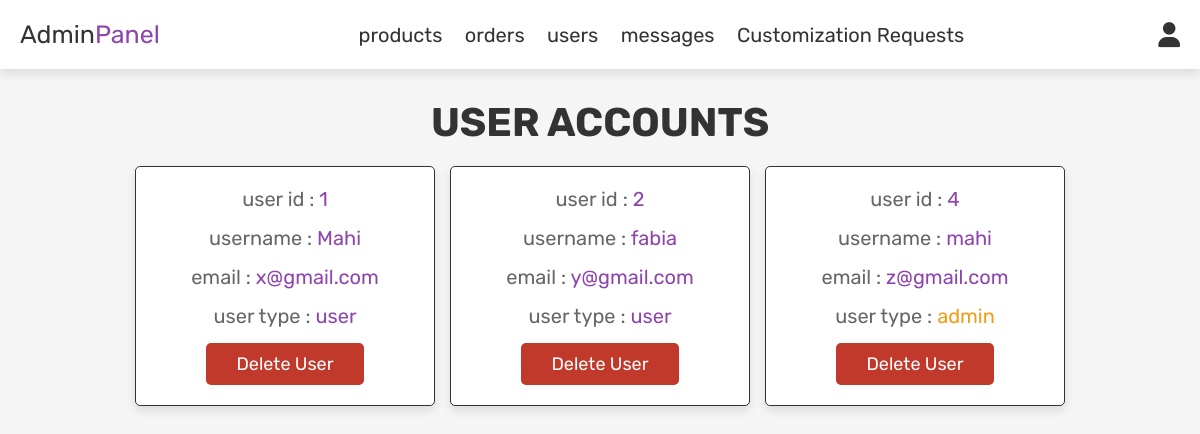
/admin_users.php (signed in), run on the app's committed database.
### tables this page shows
CREATE TABLE `users` (
  `id` int(100) NOT NULL,
  `name` varchar(100) NOT NULL,
  `email` varchar(100) NOT NULL,
  `password` varchar(100) NOT NULL,
  `user_type` varchar(20) NOT NULL DEFAULT 'user'
);

### admin_users.php (the view, shortened to what this page needs)
<?php
include 'config.php';
?>
<!DOCTYPE html>
<html lang="en">
<head>
   <link rel="stylesheet" href="https://cdnjs.cloudflare.com/ajax/libs/font-awesome/6.0.0/css/all.min.css">
   <link rel="stylesheet" href="css/admin_style.css">
</head>
<body>
<?php include 'admin_header.php'; ?>
<section class="users">
   <h1 class="title"> user accounts </h1>
   <div class="box-container">
      <?php
         $select_users = mysqli_query($conn, "SELECT * FROM `users`") or die('query failed');
         while($fetch_users = mysqli_fetch_assoc($select_users)){
      ?>
      <div class="box">
         <p> user id : <span><?php echo $fetch_users['id']; ?></span> </p>
         <p> username : <span><?php echo $fetch_users['name']; ?></span> </p>
         <p> email : <span><?php echo $fetch_users['email']; ?></span> </p>
         <p> user type : <span style="color:<?php if($fetch_users['user_type'] == 'admin'){ echo 'var(--orange)'; } ?>"><?php echo $fetch_users['user_type']; ?></span> </p>
         <a href="admin_users.php?delete=<?php echo $fetch_users['id']; ?>" onclick="return confirm('delete this user?');" class="delete-btn">delete user</a>
      </div>
      <?php
         };
      ?>
   </div>
</section>
</body>
</html>

### css/admin_style.css (style rules this page uses)
:root { --purple:#8e44ad; --red:#c0392b; --orange:#f39c12; --black:#333; --white:#fff; --light-color:#666; --light-white:#ccc; --light-bg:#f5f5f5; --border:.1rem solid var(--black); --box-shadow:0 .5rem 1rem rgba(0,0,0,.1); }
* { font-family: 'Rubik', sans-serif; margin:0; padding:0; box-sizing: border-box; outline: none; border:none; text-decoration: none; transition:all .2s linear; }
html { font-size: 62.5%; overflow-x: hidden; }
body { background-color: var(--light-bg); }
section { padding:3rem 2rem; }
.title { text-align: center; margin-bottom: 2rem; text-transform: uppercase; color:var(--black); font-size: 4rem; }
.btn, .option-btn, .delete-btn, .white-btn { display: inline-block; margin-top: 1rem; padding:1rem 3rem; cursor: pointer; color:var(--white); font-size: 1.8rem; border-radius: .5rem; text-transform: capitalize; }
.delete-btn { background-color: var(--red); }
.users .box-container { display: grid; grid-template-columns: repeat(auto-fit, 30rem); justify-content: center; gap:1.5rem; max-width: 1200px; margin:0 auto; align-items: flex-start; }
.users .box-container .box { background-color: var(--white); padding:2rem; border:var(--border); box-shadow: var(--box-shadow); border-radius: .5rem; text-align: center; }
.users .box-container .box p { padding-bottom: 1.5rem; font-size: 2rem; color:var(--light-color); }
.users .box-container .box p span { color:var(--purple); }
.users .box-container .box .delete-btn { margin-top: 0; }

### data on the page
users: id "1", name "Mahi", email "x@gmail.com", user_type "user"
users: id "2", name "fabia", email "y@gmail.com", user_type "user"
users: id "4", name "mahi", email "z@gmail.com", user_type "admin"
